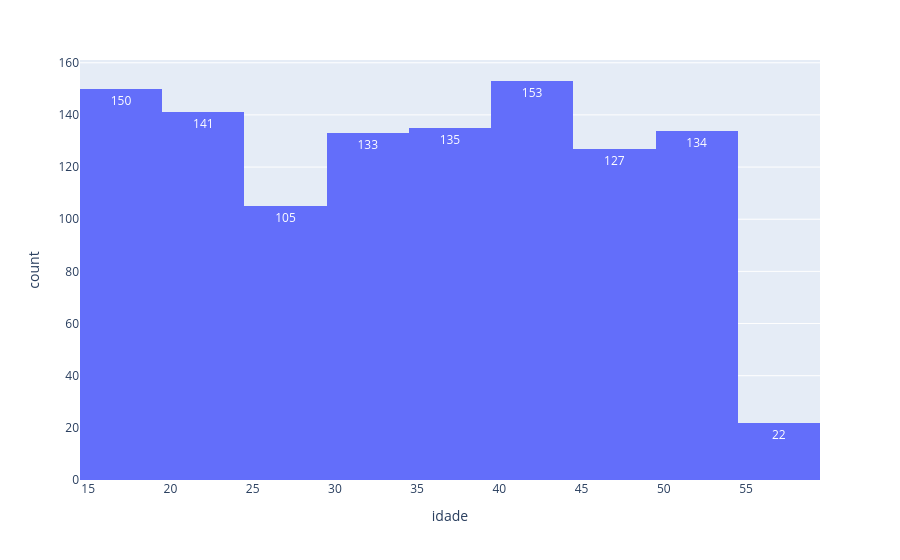

Notebook source saved alongside this figure:
### Code cell
xp.histogram(df_tratado, x='idade', text_auto=True, nbins=10)

### Figure 1 — Plotly figure (JSON) as saved in the notebook; plotly's stock layout.template omitted (floating-point values rounded to 4 significant figures; data arrays with more than 128 entries replaced by an {"elided": "..."} marker saying what was removed)
{"data": [{"bingroup": "x", "hovertemplate": "idade=%{x}<br>count=%{y}<extra></extra>", "legendgroup": "", "marker": {"color": "#636efa", "pattern": {"shape": ""}}, "name": "", "nbinsx": 10, "orientation": "v", "showlegend": false, "texttemplate": "%{value}", "type": "histogram", "x": {"elided": "1100 int values"}, "xaxis": "x", "yaxis": "y"}], "layout": {"barmode": "relative", "legend": {"tracegroupgap": 0}, "margin": {"t": 60}, "xaxis": {"anchor": "y", "domain": [0, 1], "title": {"text": "idade"}}, "yaxis": {"anchor": "x", "domain": [0, 1], "title": {"text": "count"}}}}
